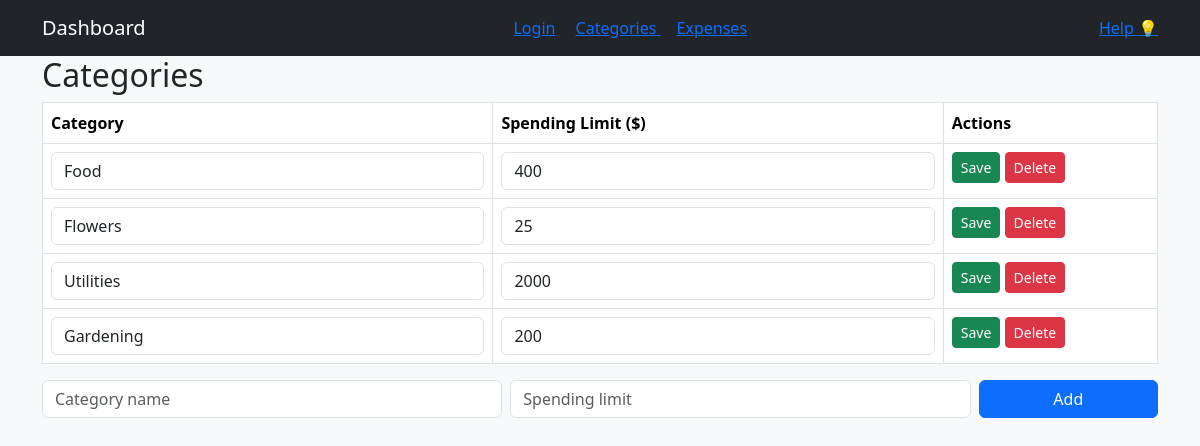
The app's page /categories (signed in), older data.
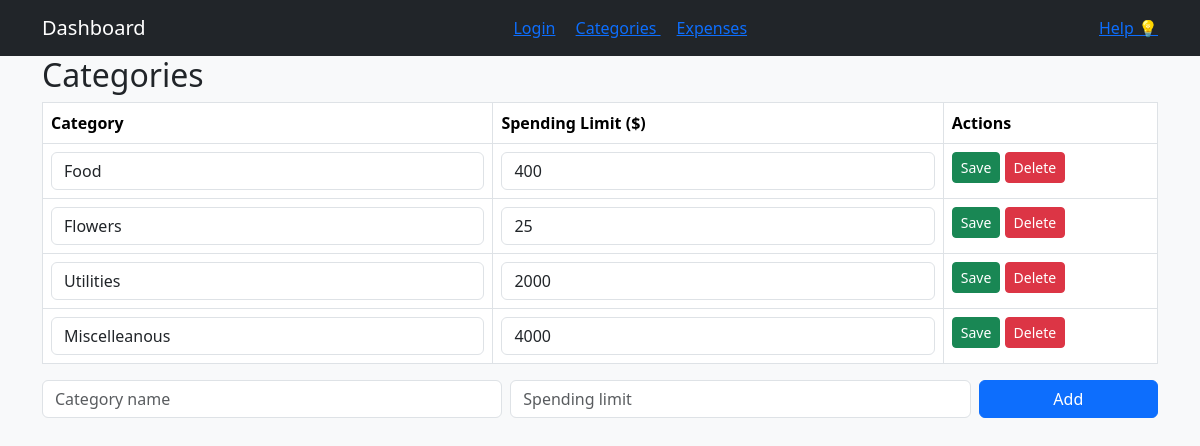
The same page, newer data.
### tables this page shows
CREATE TABLE category (id INTEGER PRIMARY KEY AUTOINCREMENT UNIQUE NOT NULL, name TEXT, spending_limit INTEGER, user_id INTEGER REFERENCES user (id));

### app.py (the view)
@app.route("/categories")
def view_categories():
    user = session.get("user")
    if not user:
        return redirect(url_for("login"))
    user_id = user[0]
    sql = "SELECT * FROM category WHERE user_id = ?"
    categories = query_db(sql, args=(user_id,))
    return render_template("categories.html", categories=categories)

### app.py (called while the page is built)
def get_db():
    db = getattr(g, '_database', None)
    if db is None:
        db = g._database = sqlite3.connect(DATABASE)
    return db

def query_db(query, args=(), one=False):
    cur = get_db().execute(query, args)
    rv = cur.fetchall()
    cur.close()
    return (rv[0] if rv else None) if one else rv

### templates/categories.html (shortened to what this page needs)
<!DOCTYPE html>
<html lang="en">
<head>
</head>
<body>
    {% extends "base.html" %}
    {% block content %}
    <h2> Categories</h2>
    <table class = "table table-bordered">
        <tr><th>Category</th><th>Spending Limit ($)</th><th>Actions</th></tr>
        {%for category in categories%}
            <tr>
                <form method = "POST" action = "{{url_for ('edit_category', id_iterable=category[0]) }}">
                    <td><input class = "form-control" name= "name" value = "{{category[1]}}"></td>
                    <td><input class = "form-control" name= "spending_limit" value = "{{category[2]}}"></td>
                    <td>
                        <button class="btn btn-success btn-sm"> Save</button>
                        <a href = "{{url_for ('delete_category', id_iterable=category[0])}}" class = "btn btn-danger btn-sm"> Delete</a>
                    </td>
                </form>
            </tr>
        {%endfor%}
    </table>
    <form method = "POST" action = "{{url_for ('add_category')}}" class = "row g-2 mb-3">
        <div class = "col-md-5"><input class = "form-control" name ="name" placeholder = "Category name" required></div>
        <div class = "col-md-5"><input class = "form-control" name = "spending_limit" placeholder = "Spending limit" required></div>
        <div class = "col-md-2"><button class = "btn btn-primary w-100">Add</button></div>
    </form>
    {%endblock%}

Row changes from the older to the newer data that the page shows:
removed category: name "Gardening", spending_limit "200"
added category: name "Miscelleanous", spending_limit "4000"
